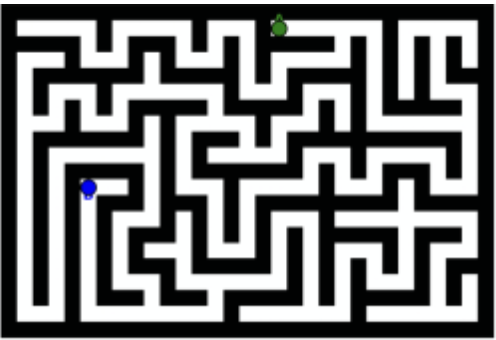
#> input picture img/maze.png, 496 x 340 px
$ python cv.py
#> lines starting #> are read from the running program, lines starting #| are printed output that depends on the picture; after the words box and inside, x2 and y2 are one past the last pixel; in counts of white or black regions, pixels touching at a corner belong together
import cv2
import numpy as np
def bfs(grid, start, end):
    #the queue structure.
    queue = []
    i=0 #the iterator for the queue

    height = len(grid)
    width = len(grid[0])

    #setting up the table of previous nodes with all [-1,-1] indicating no valid previous nodes for now.
    prevnodes = [[[-1, -1] for _ in range(width)] for _ in range(height)]

    #setiing false for all values in the visited table.
    visited = [[False for _ in range(width)] for _ in range(height)]

    #makring the start node the first element in the queue
    queue.append(start)
    sy, sx = start
    prevnodes[sy][sx] = start
    visited[sy][sx] = True

    found_path = False


    while not found_path and i < len(queue):
        y, x = queue[i]

        #checking for the neighbours and adding them to the queue if they are not walls and not visited.

        #the right neighbor
        if x + 1 < width and grid[y][x + 1] != 0 and not visited[y][x + 1]:
            prevnodes[y][x + 1] = [y, x]
            visited[y][x + 1] = True
            queue.append([y, x + 1])
            if [y, x + 1] == end:
                found_path = True
                break

        #the left neighbor
        if x - 1 >= 0 and grid[y][x - 1] != 0 and not visited[y][x - 1]:
            prevnodes[y][x - 1] = [y, x]
            visited[y][x - 1] = True
            queue.append([y, x - 1])
            if [y, x - 1] == end:
                found_path = True
                break


        #the top neighbor
        if y + 1 < height and grid[y + 1][x] != 0 and not visited[y + 1][x]:

            prevnodes[y + 1][x] = [y, x]
            visited[y + 1][x] = True
            queue.append([y + 1, x])
            if [y + 1, x] == end:
                found_path = True
                break

        #the bottom neighbor
        if y - 1 >= 0 and grid[y - 1][x] != 0 and not visited[y - 1][x]:
            prevnodes[y - 1][x] = [y, x]
            visited[y - 1][x] = True
            queue.append([y - 1, x])
            if [y - 1, x] == end:
                found_path = True
                break

        i += 1

    #constructing the path
    path = [end]
    while path[-1] != start:
        py, px = path[-1]
        path.append(prevnodes[py][px])

    num_nodes_visited = 0
    for i in visited:
        for j in i:
            if j:
                num_nodes_visited +=1

    #reversing to get the actual path and returning it, along with other variables.
    return path[::-1], num_nodes_visited, len(path)

#loading the image.
maze_colored = cv2.imread("img/maze.png")
#> maze_colored is the input picture: shape (340, 496, 3); mean B, G, R 120.5, 120.3, 119.3

#making it black and white
maze_black_and_white = cv2.cvtColor(maze_colored, cv2.COLOR_BGR2GRAY)

#extracitng the green pixels
start = cv2.cvtColor(maze_colored, cv2.COLOR_RGB2HSV)
#> start: shape (340, 496, 3); mean H, S, V 29.7, 51.8, 120.6
lower_green = np.array([35, 100, 100])
upper_green = np.array([85, 255, 255])
green_mask = cv2.inRange(start, lower_green, upper_green)
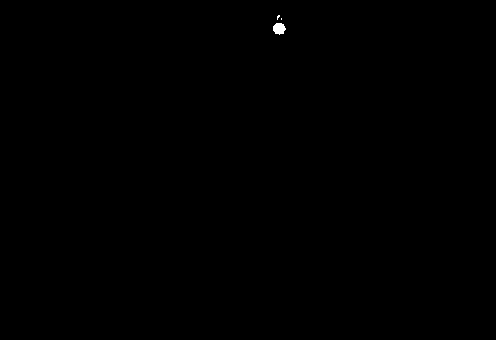
#> green_mask: shape (340, 496); 0.08% white; 3 white regions (2 under 20 px), largest, box (x1, y1, x2, y2) and area: (273, 23, 286, 35) 116
start = cv2.bitwise_and(maze_colored, maze_colored, mask=green_mask)
start = cv2.cvtColor(start, cv2.COLOR_RGB2GRAY)
#> start: shape (340, 496)
cv2.imwrite("./img/green.png", start)

#extracting the blue pixels
end = cv2.cvtColor(maze_colored, cv2.COLOR_BGR2HSV)
#> end: shape (340, 496, 3); mean H, S, V 90.2, 51.8, 120.6
lower_blue = np.array([100, 150, 50])
upper_blue = np.array([140, 255, 255])
blue_mask = cv2.inRange(end, lower_blue, upper_blue)
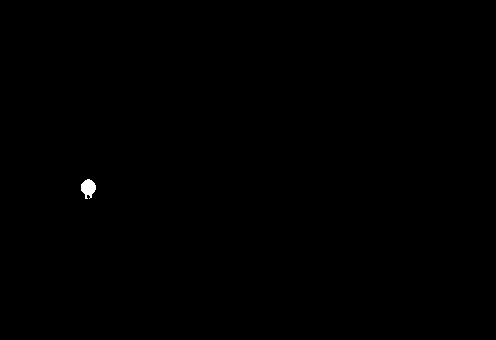
#> blue_mask: shape (340, 496); 0.12% white; 1 white region, box (x1, y1, x2, y2) and area: (81, 179, 96, 199) 203
end = cv2.bitwise_and(maze_colored, maze_colored, mask=blue_mask)
end= cv2.cvtColor(end, cv2.COLOR_RGB2GRAY)
#> end: shape (340, 496)
cv2.imwrite("./img/blue.png" , end)

#finding the center point of the green and blue pixels and making them start and end.
start_points = [[], []]
end_points   = [[], []]
for i in range(0, len(start)):
    for j in range(0, len(start[i])):
        if (start[i][j] > 30):
            start_points[0].append(i)
            start_points[1].append(j)
        if (end[i][j] > 30):
            end_points[0].append(i)
            end_points[1].append(j)


start_points = [np.average(start_points[0]).astype(int), np.average(start_points[1]).astype(int)]
end_points = [np.average(end_points[0]).astype(int), np.average(end_points[1]).astype(int)]

#converting it into a binary. it is a wall if it has a greyscale value <5
grid_in_binary  = [
    [0 for i in range(0, len(maze_black_and_white[0]))] for i in range(0, len(maze_black_and_white))
]
#> grid_in_binary = 340 items
for i in range(0, len(maze_black_and_white)):
    for j in range(0, len(maze_black_and_white[i])):
        if maze_black_and_white[i][j] > 5:
            grid_in_binary[i][j] = 1


path, number_of_points_explored, len_path = bfs(grid_in_binary, start_points, end_points)
#> in bfs, `height = len(grid)`: height = 340
#> in bfs, `width = len(grid[0])`: width = 496
#> after the loop in bfs, `while not found_path and i < len(queue):`: i = 75752; prevnodes = 340 items; queue = 75848 items; visited = 340 items
#> after the loop in bfs, `while path[-1] != start:`: path = 1858 pairs, first value 27 to 304, second value 33 to 459
#> after the loop in bfs, `for i in visited:`: num_nodes_visited = 75848
#> number_of_points_explored = 75848; len_path = 1858

#coloring the path red
for point in path:
    cv2.circle(maze_colored, (point[1],point[0]), 1,(0,0,255),1)
#> this loop made 1858 passes
#> point on passes 1 to 3: [27, 278], [27, 279], [27, 280]
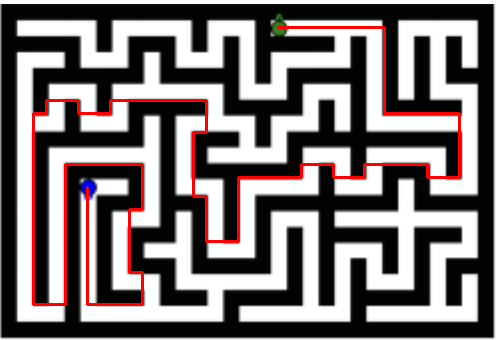
#> maze_colored: shape (340, 496, 3); 3.28% of pixels changed, all inside (x1, y1, x2, y2) = (32, 26, 461, 306)

#coloring the start and end points yellow
cv2.circle(maze_colored, (start_points[1], start_points[0]), 3,(0,255,255),3)
#> maze_colored: shape (340, 496, 3); 0.06% of pixels changed, all inside (x1, y1, x2, y2) = (273, 22, 284, 33)
cv2.circle(maze_colored, (end_points[1], end_points[0]), 3,(0,255,255),3)
#> maze_colored: shape (340, 496, 3); mean B, G, R 117.1, 117.3, 124.6

cv2.imwrite("./img/path_drawn.png", maze_colored)

#final output-text
print("start: ", start_points)
print("end: ", end_points)
print("number of nodes explorred: ", number_of_points_explored)
#| number of nodes explorred:  75848
print("lenght of the optimum path in pixels: ", len_path)
#| lenght of the optimum path in pixels:  1858
